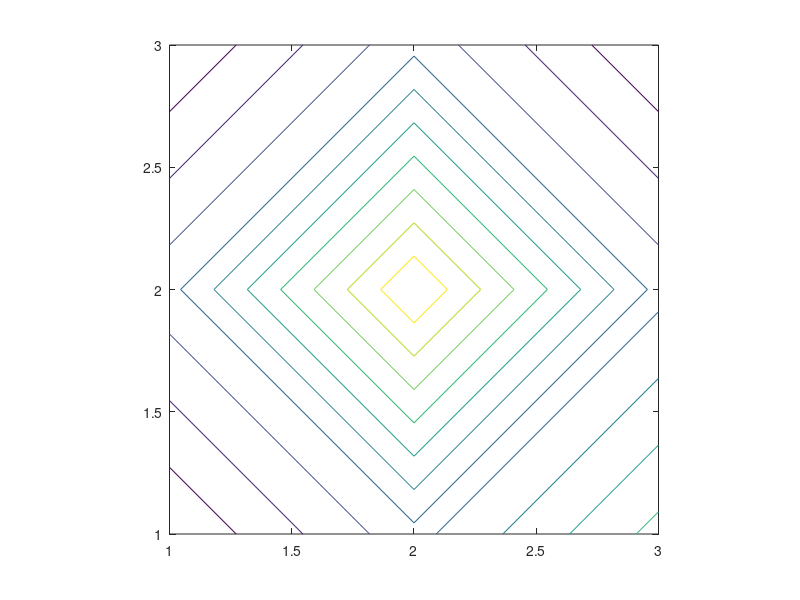

Write MATLAB code to recreate this figure. (Note: this script raises an error after producing the figure.)
z = [1, 2, 3; 2, 4, 2; 1, 2, 1];
f = figure(23);
default_lines = contour(z);
equal_axis = axis("equal");
hold on
explicit_lines = contour([1, 2, 3], [1, 2, 3], z, [1.5, 2.5, 3.5]);
legend_handle = legend("Auto", "Explicit");
title("Contours");
limits = axis();
current = gcf();
